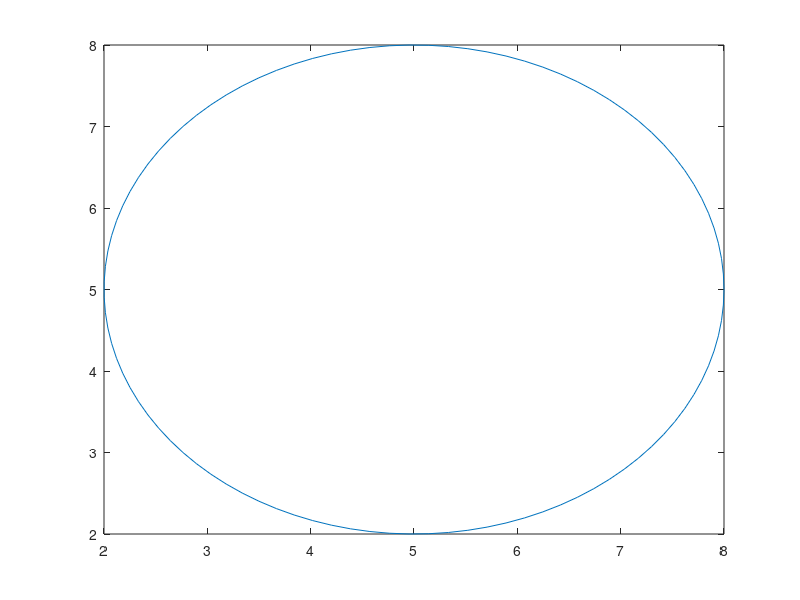

Write the MATLAB code that produced this figure.
clc;

clear;
sectors=linspace(0,2*pi,100);
center=[5,5];
radius=3;
x=radius*cos(sectors)+center(1,1);
y=radius*sin(sectors)+center(1,2);
plot(x,y);
